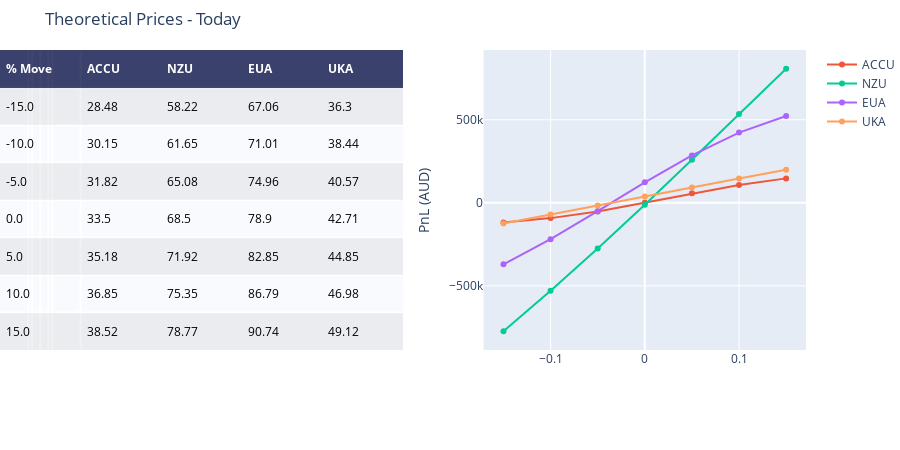

Write notebook code for a chart like this one.
### Code cell
fig = ff.create_table(price_ranges,height_constant=50)

for i in mkts[:-1]:
    #fig.add_trace(go.Scatter(x=fig_daily.Sigma, y=fig_daily[i], name=i, xaxis='x2', yaxis='y2'))
    fig.add_trace(go.Scatter(x = price_returns, y=price_pnls[i], name=i, xaxis='x2', yaxis='y2'))
    fig.update_xaxes(tickvals=[-0.15,-0.10,-0.5,0,0.5,0.10,0.15])
    
fig.update_layout(
    title_text = 'Theoretical Prices - Today',
    margin = {'t':50, 'b':100},
    xaxis = {'domain': [0, .5]},
    xaxis2 = {'domain': [0.6, 1.],'title':''},
    yaxis2 = {'anchor': 'x2', 'title': 'PnL (AUD)'}
)

fig.show()

### Figure 1 — Plotly figure (JSON) as saved in the notebook; plotly's stock layout.template omitted (floating-point values rounded to 4 significant figures)
{"data": [{"colorscale": [[0, "#00083e"], [0.5, "#ededee"], [1, "#ffffff"]], "hoverinfo": "none", "opacity": 0.75, "showscale": false, "type": "heatmap", "z": [[0, 0, 0, 0, 0], [0.5, 0.5, 0.5, 0.5, 0.5], [1, 1, 1, 1, 1], [0.5, 0.5, 0.5, 0.5, 0.5], [1, 1, 1, 1, 1], [0.5, 0.5, 0.5, 0.5, 0.5], [1, 1, 1, 1, 1], [0.5, 0.5, 0.5, 0.5, 0.5]]}, {"name": "ACCU", "type": "scatter", "x": [-0.15, -0.1, -0.05, 0, 0.05, 0.1, 0.15], "xaxis": "x2", "y": [-118300.0, -92480.0, -52470.0, 101.6, 56550.0, 107500.0, 146900.0], "yaxis": "y2"}, {"name": "NZU", "type": "scatter", "x": [-0.15, -0.1, -0.05, 0, 0.05, 0.1, 0.15], "xaxis": "x2", "y": [-773800.0, -529300.0, -275900.0, -12340.0, 259200.0, 534200.0, 807100.0], "yaxis": "y2"}, {"name": "EUA", "type": "scatter", "x": [-0.15, -0.1, -0.05, 0, 0.05, 0.1, 0.15], "xaxis": "x2", "y": [-370700.0, -219400.0, -50500.0, 122800.0, 285300.0, 422500.0, 522800.0], "yaxis": "y2"}, {"name": "UKA", "type": "scatter", "x": [-0.15, -0.1, -0.05, 0, 0.05, 0.1, 0.15], "xaxis": "x2", "y": [-124300.0, -71260.0, -17220.0, 37260.0, 91710.0, 145800.0, 199000.0], "yaxis": "y2"}], "layout": {"annotations": [{"align": "left", "font": {"color": "#ffffff"}, "showarrow": false, "text": "<b>% Move</b>", "x": -0.45, "xanchor": "left", "xref": "x", "y": 0, "yref": "y"}, {"align": "left", "font": {"color": "#ffffff"}, "showarrow": false, "text": "<b>ACCU</b>", "x": 0.55, "xanchor": "left", "xref": "x", "y": 0, "yref": "y"}, {"align": "left", "font": {"color": "#ffffff"}, "showarrow": false, "text": "<b>NZU</b>", "x": 1.55, "xanchor": "left", "xref": "x", "y": 0, "yref": "y"}, {"align": "left", "font": {"color": "#ffffff"}, "showarrow": false, "text": "<b>EUA</b>", "x": 2.55, "xanchor": "left", "xref": "x", "y": 0, "yref": "y"}, {"align": "left", "font": {"color": "#ffffff"}, "showarrow": false, "text": "<b>UKA</b>", "x": 3.55, "xanchor": "left", "xref": "x", "y": 0, "yref": "y"}, {"align": "left", "font": {"color": "#000000"}, "showarrow": false, "text": "-15.0", "x": -0.45, "xanchor": "left", "xref": "x", "y": 1, "yref": "y"}, {"align": "left", "font": {"color": "#000000"}, "showarrow": false, "text": "28.48", "x": 0.55, "xanchor": "left", "xref": "x", "y": 1, "yref": "y"}, {"align": "left", "font": {"color": "#000000"}, "showarrow": false, "text": "58.22", "x": 1.55, "xanchor": "left", "xref": "x", "y": 1, "yref": "y"}, {"align": "left", "font": {"color": "#000000"}, "showarrow": false, "text": "67.06", "x": 2.55, "xanchor": "left", "xref": "x", "y": 1, "yref": "y"}, {"align": "left", "font": {"color": "#000000"}, "showarrow": false, "text": "36.3", "x": 3.55, "xanchor": "left", "xref": "x", "y": 1, "yref": "y"}, {"align": "left", "font": {"color": "#000000"}, "showarrow": false, "text": "-10.0", "x": -0.45, "xanchor": "left", "xref": "x", "y": 2, "yref": "y"}, {"align": "left", "font": {"color": "#000000"}, "showarrow": false, "text": "30.15", "x": 0.55, "xanchor": "left", "xref": "x", "y": 2, "yref": "y"}, {"align": "left", "font": {"color": "#000000"}, "showarrow": false, "text": "61.65", "x": 1.55, "xanchor": "left", "xref": "x", "y": 2, "yref": "y"}, {"align": "left", "font": {"color": "#000000"}, "showarrow": false, "text": "71.01", "x": 2.55, "xanchor": "left", "xref": "x", "y": 2, "yref": "y"}, {"align": "left", "font": {"color": "#000000"}, "showarrow": false, "text": "38.44", "x": 3.55, "xanchor": "left", "xref": "x", "y": 2, "yref": "y"}, {"align": "left", "font": {"color": "#000000"}, "showarrow": false, "text": "-5.0", "x": -0.45, "xanchor": "left", "xref": "x", "y": 3, "yref": "y"}, {"align": "left", "font": {"color": "#000000"}, "showarrow": false, "text": "31.82", "x": 0.55, "xanchor": "left", "xref": "x", "y": 3, "yref": "y"}, {"align": "left", "font": {"color": "#000000"}, "showarrow": false, "text": "65.08", "x": 1.55, "xanchor": "left", "xref": "x", "y": 3, "yref": "y"}, {"align": "left", "font": {"color": "#000000"}, "showarrow": false, "text": "74.96", "x": 2.55, "xanchor": "left", "xref": "x", "y": 3, "yref": "y"}, {"align": "left", "font": {"color": "#000000"}, "showarrow": false, "text": "40.57", "x": 3.55, "xanchor": "left", "xref": "x", "y": 3, "yref": "y"}, {"align": "left", "font": {"color": "#000000"}, "showarrow": false, "text": "0.0", "x": -0.45, "xanchor": "left", "xref": "x", "y": 4, "yref": "y"}, {"align": "left", "font": {"color": "#000000"}, "showarrow": false, "text": "33.5", "x": 0.55, "xanchor": "left", "xref": "x", "y": 4, "yref": "y"}, {"align": "left", "font": {"color": "#000000"}, "showarrow": false, "text": "68.5", "x": 1.55, "xanchor": "left", "xref": "x", "y": 4, "yref": "y"}, {"align": "left", "font": {"color": "#000000"}, "showarrow": false, "text": "78.9", "x": 2.55, "xanchor": "left", "xref": "x", "y": 4, "yref": "y"}, {"align": "left", "font": {"color": "#000000"}, "showarrow": false, "text": "42.71", "x": 3.55, "xanchor": "left", "xref": "x", "y": 4, "yref": "y"}, {"align": "left", "font": {"color": "#000000"}, "showarrow": false, "text": "5.0", "x": -0.45, "xanchor": "left", "xref": "x", "y": 5, "yref": "y"}, {"align": "left", "font": {"color": "#000000"}, "showarrow": false, "text": "35.18", "x": 0.55, "xanchor": "left", "xref": "x", "y": 5, "yref": "y"}, {"align": "left", "font": {"color": "#000000"}, "showarrow": false, "text": "71.92", "x": 1.55, "xanchor": "left", "xref": "x", "y": 5, "yref": "y"}, {"align": "left", "font": {"color": "#000000"}, "showarrow": false, "text": "82.85", "x": 2.55, "xanchor": "left", "xref": "x", "y": 5, "yref": "y"}, {"align": "left", "font": {"color": "#000000"}, "showarrow": false, "text": "44.85", "x": 3.55, "xanchor": "left", "xref": "x", "y": 5, "yref": "y"}, {"align": "left", "font": {"color": "#000000"}, "showarrow": false, "text": "10.0", "x": -0.45, "xanchor": "left", "xref": "x", "y": 6, "yref": "y"}, {"align": "left", "font": {"color": "#000000"}, "showarrow": false, "text": "36.85", "x": 0.55, "xanchor": "left", "xref": "x", "y": 6, "yref": "y"}, {"align": "left", "font": {"color": "#000000"}, "showarrow": false, "text": "75.35", "x": 1.55, "xanchor": "left", "xref": "x", "y": 6, "yref": "y"}, {"align": "left", "font": {"color": "#000000"}, "showarrow": false, "text": "86.79", "x": 2.55, "xanchor": "left", "xref": "x", "y": 6, "yref": "y"}, {"align": "left", "font": {"color": "#000000"}, "showarrow": false, "text": "46.98", "x": 3.55, "xanchor": "left", "xref": "x", "y": 6, "yref": "y"}, {"align": "left", "font": {"color": "#000000"}, "showarrow": false, "text": "15.0", "x": -0.45, "xanchor": "left", "xref": "x", "y": 7, "yref": "y"}, {"align": "left", "font": {"color": "#000000"}, "showarrow": false, "text": "38.52", "x": 0.55, "xanchor": "left", "xref": "x", "y": 7, "yref": "y"}, {"align": "left", "font": {"color": "#000000"}, "showarrow": false, "text": "78.77", "x": 1.55, "xanchor": "left", "xref": "x", "y": 7, "yref": "y"}, {"align": "left", "font": {"color": "#000000"}, "showarrow": false, "text": "90.74", "x": 2.55, "xanchor": "left", "xref": "x", "y": 7, "yref": "y"}, {"align": "left", "font": {"color": "#000000"}, "showarrow": false, "text": "49.12", "x": 3.55, "xanchor": "left", "xref": "x", "y": 7, "yref": "y"}], "height": 450, "margin": {"b": 100, "l": 0, "r": 0, "t": 50}, "title": {"text": "Theoretical Prices - Today"}, "xaxis": {"domain": [0, 0.5], "dtick": 1, "gridwidth": 2, "showticklabels": false, "tick0": -0.5, "ticks": "", "tickvals": [-0.15, -0.1, -0.5, 0, 0.5, 0.1, 0.15], "zeroline": false}, "xaxis2": {"domain": [0.6, 1], "title": {"text": ""}}, "yaxis": {"autorange": "reversed", "dtick": 1, "gridwidth": 2, "showticklabels": false, "tick0": 0.5, "ticks": "", "zeroline": false}, "yaxis2": {"anchor": "x2", "title": {"text": "PnL (AUD)"}}}}
